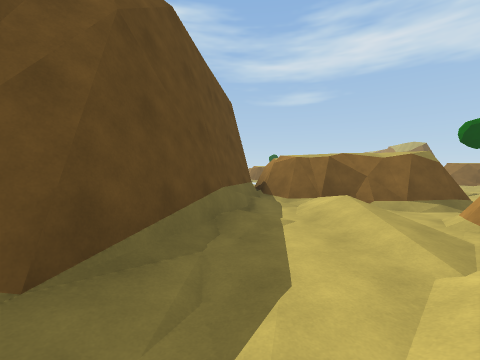
view 1 (above)

23 first-person views from a walk through a Unity game level. The camera is 1.4 m above the floor, tilts 2° down and sees 90° across. The floor is counted in squares, 2 m on a side. Each view is taken from the middle of a square. On the plan, view 1 faces up. The plan holds only what a view shows up to about 9 squares ahead; the rest is blank. The place goes on beyond the plan.

view 2
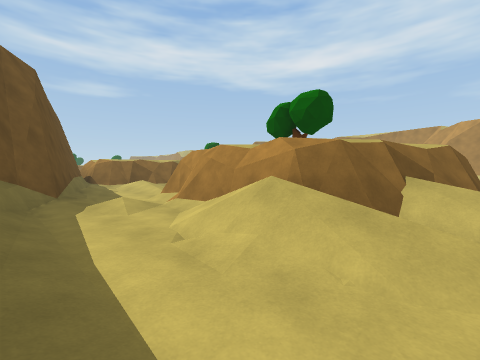

view 3
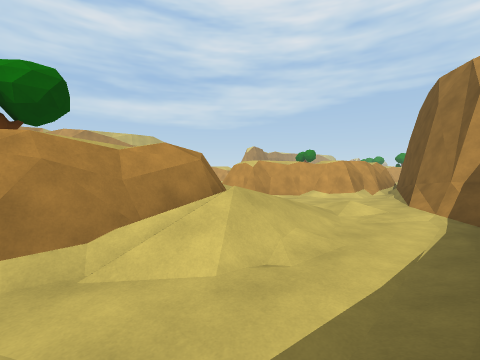

view 4
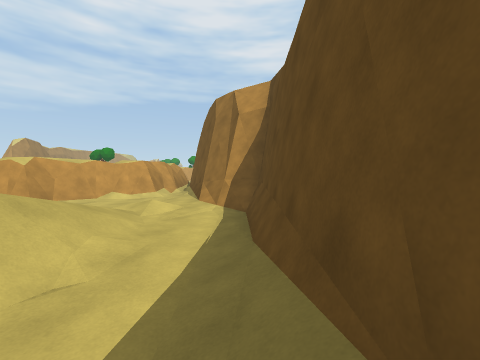

view 5
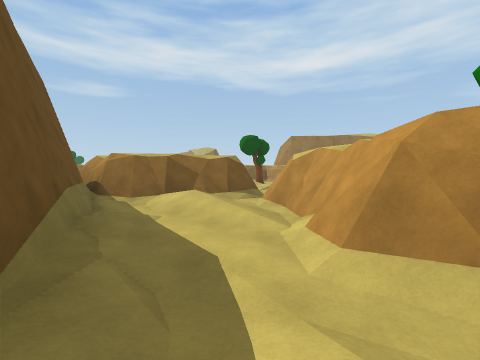

view 6
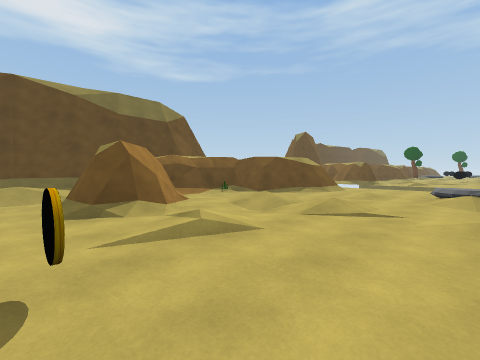

view 7
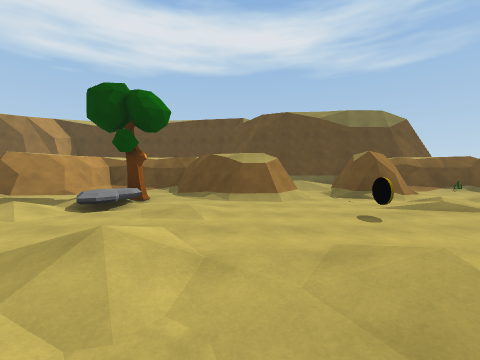

view 8
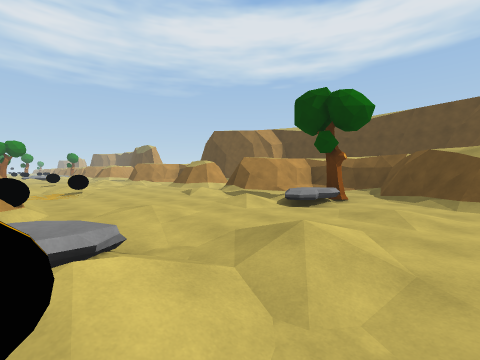

view 9
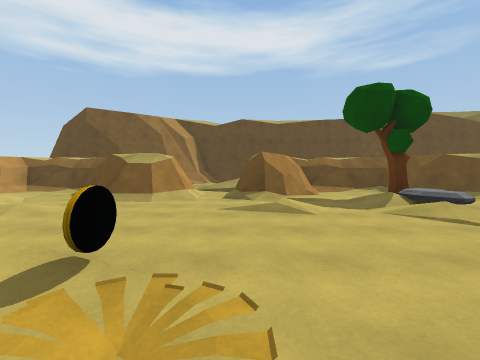

view 10
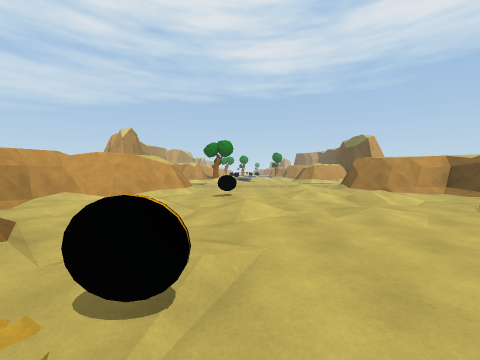

view 11
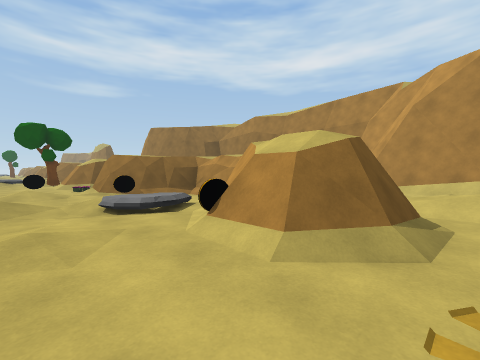

view 12
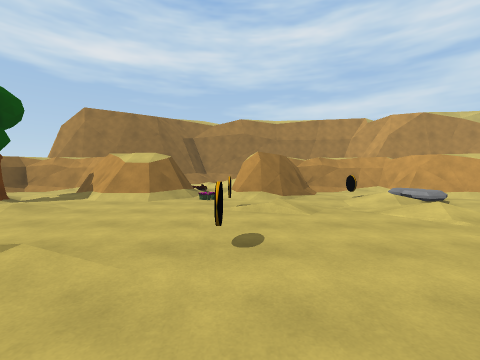

view 13
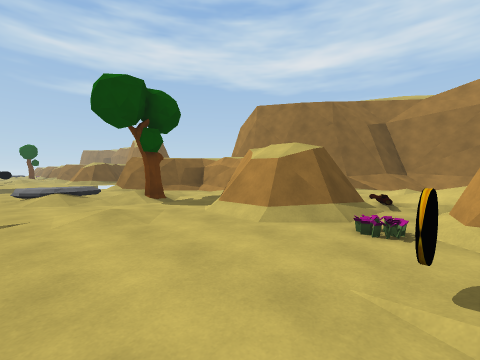

view 14
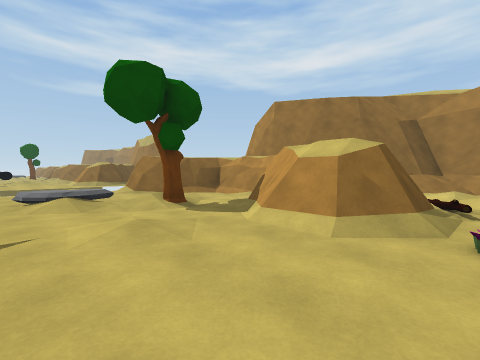

view 15
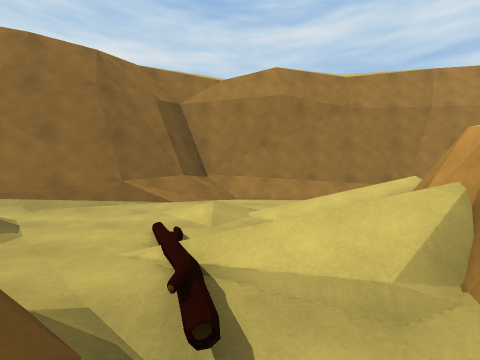

view 16
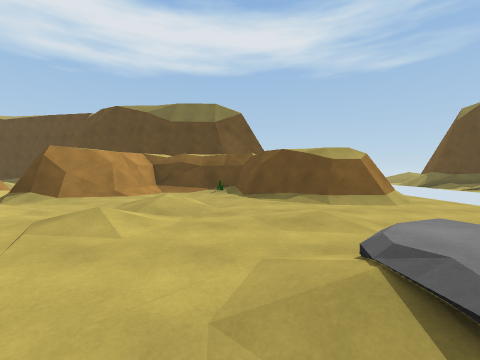

view 17
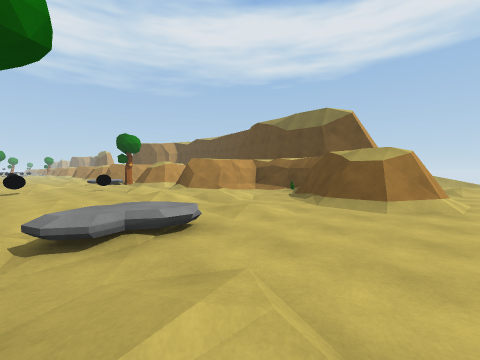

view 18
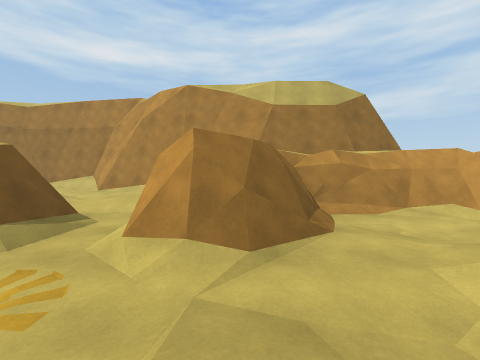

view 19
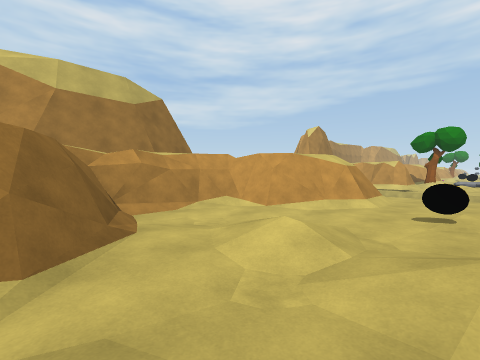

view 20
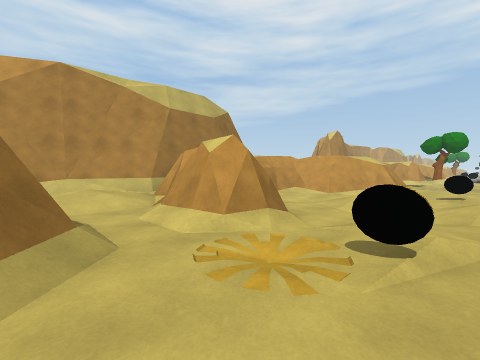

view 21
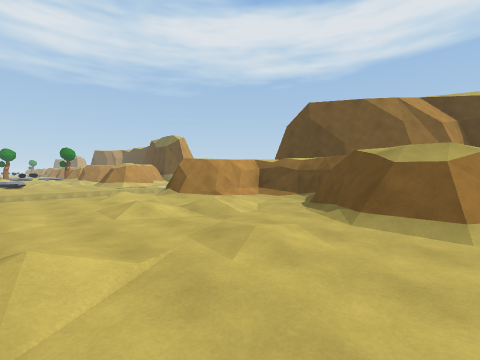

view 22
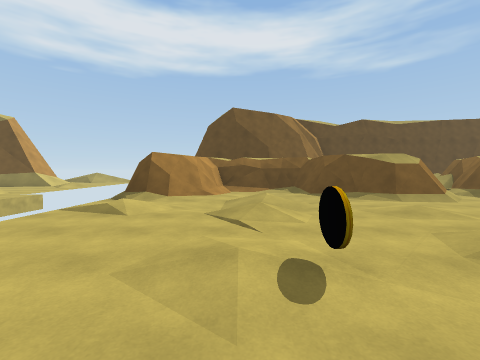

view 23
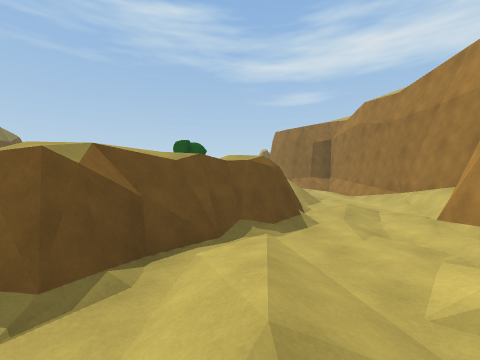

### Floor plan
Key: @ floor where view 1 was taken; # wall or solid block; . main floor; : floor 0.25 m higher than the main floor; + floor 0.5 m higher than the main floor; * floor 0.75 m higher than the main floor; / step, stairs or slope; O other object.
Columns run from 3 left of view 1 to 19 right of it. Each row starts with its distance up from view 1.
 14    /..........#
 13    :. ###...::###
 12       ###...O../##
 11       ##/.:/*/:..#
 10      ##/....:.O..#
  9     ##O./.:..../#####
  8     ##..:.+.::/## /.#
  7     ####......## :..##
  6    ######::...###..::##
  5   ##:+/##.....O.O/.::/#
  4   #/:*....O..O###/:/./#
  3   #:.+###...::#####/./#
  2  ##...###....../## /./#
  1  #:./###..:.+.O..# /./#
  0  #:@###/......O/.##../#
 -1  /..##..OO:...//###::##
 -2 #/./##..:.:.:./###/./#
 -3 #/./####......###:..##
 -4 #/./#####::...###+.:#
 -5 #.././###....O.../:/#
 -6 ##::./......O.###+ ##
 -7 ##/:..###...::######
 -8  ##../###....../####
 -9   #./###..:.+.:..#
-10   #####/....../..#
-11    ###..//:.O../##
-12      #..:.:.:./##
-13      ###......##
-14        ##::...#
-15        ##......

Positions as (right, up) in squares from view 1, and headings:
1: (0, 0), facing up
2: (-2, -5), facing up-right
3: (-2, -1), facing down-right
4: (-2, -1), facing down
5: (-1, 0), facing up-right
6: (9, 4), facing up-left
7: (11, 2), facing left
8: (11, 2), facing down-left
9: (11, -5), facing left
10: (9, -5), facing down
11: (9, -5), facing up-right
12: (5, 4), facing right
13: (8, 4), facing up-right
14: (8, 5), facing up-right
15: (12, 5), facing right
16: (10, 10), facing left
17: (10, 14), facing down-left
18: (9, -7), facing right
19: (9, -7), facing down-right
20: (9, -4), facing down-right
21: (9, -7), facing down-left
22: (11, -12), facing left
23: (14, -6), facing up
